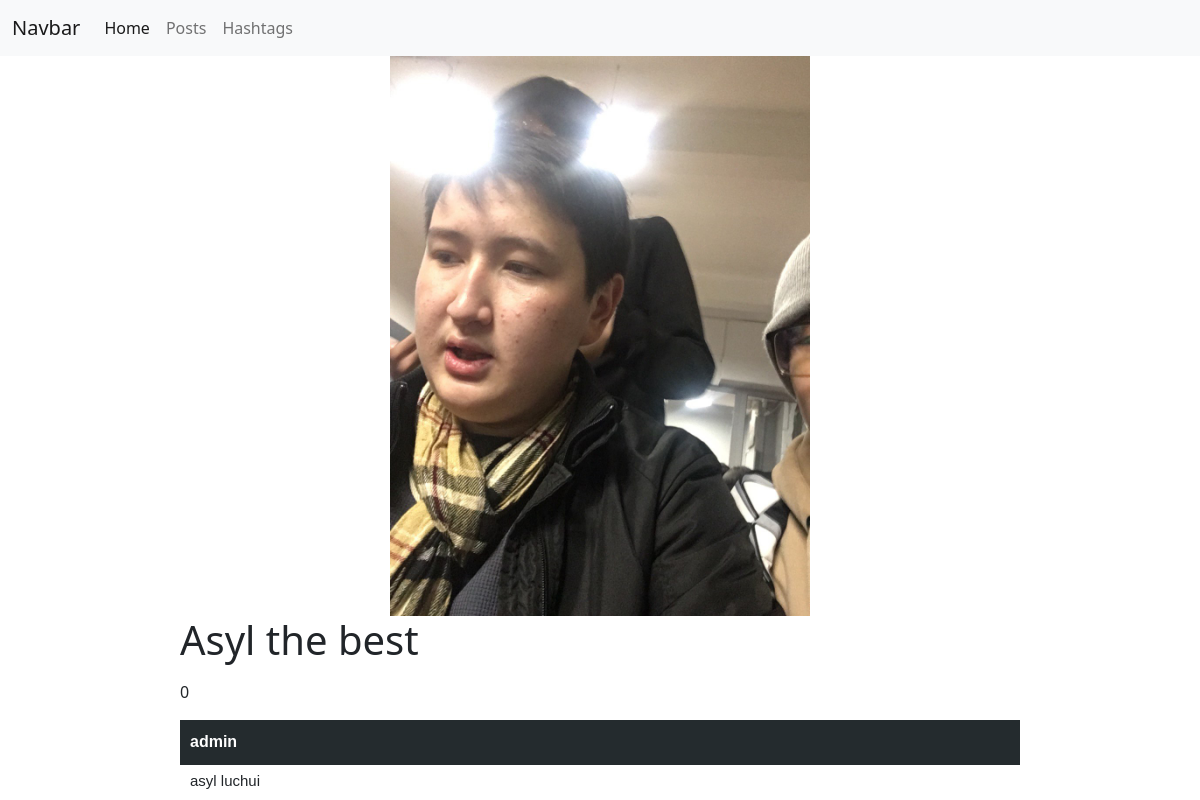
Page /posts/1/ on the earlier database version.
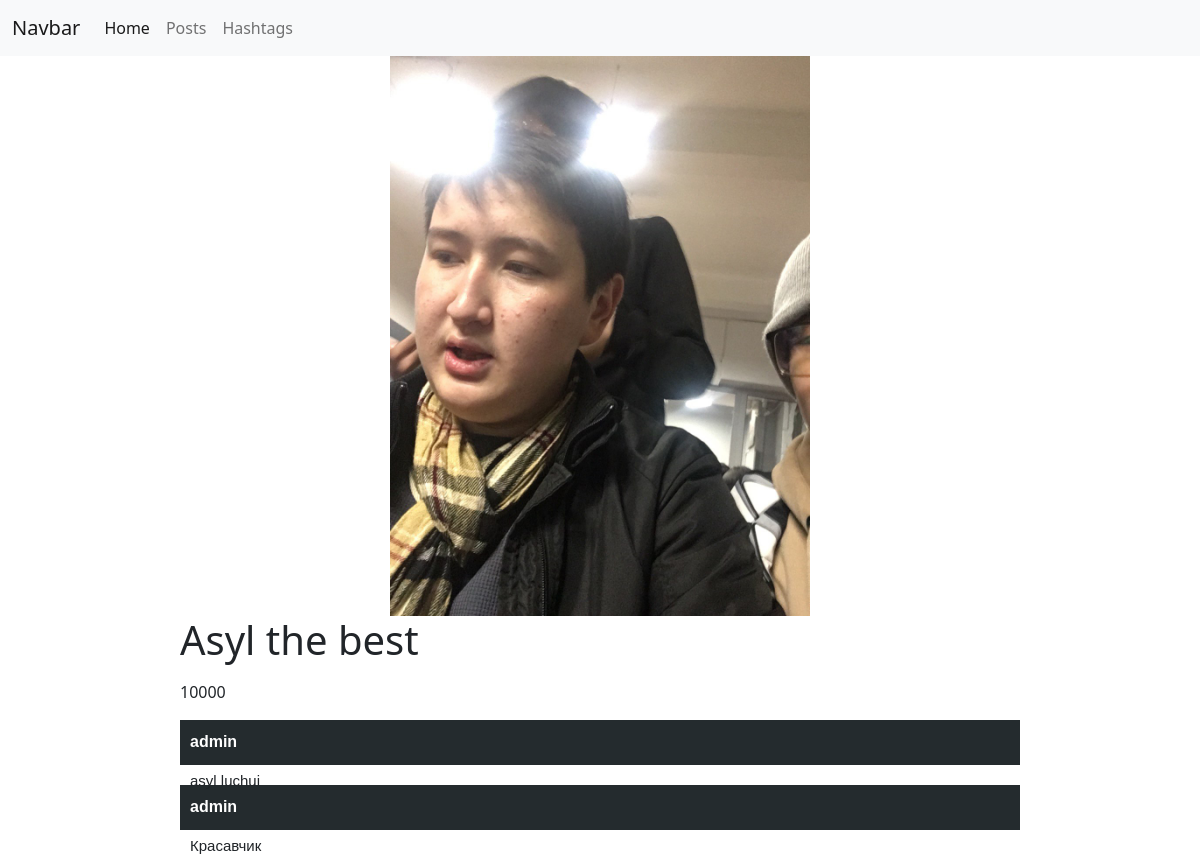
Same page on the later database version.
### posts/models.py (models this page shows, shortened)
class Post(models.Model):
    title = models.CharField(max_length=100)
    photo = models.ImageField()
    likes = models.IntegerField()
    hashtags = models.ManyToManyField('Hashtag', blank=True)

class Comment(models.Model):
    author = models.ForeignKey(User, on_delete=models.CASCADE)
    text = models.TextField(null=True)
    post = models.ForeignKey(Post, on_delete=models.CASCADE)

### posts/views.py (the view)
# urls.py: path('posts/<int:id>/', detail_view)
def detail_view(request, **kwargs):
    if request.method == 'GET':
        post = Post.objects.get(id=kwargs['id'])
        data = {
            'post': post,
            'comments': Comment.objects.filter(post=post)
        }
        return render(request, 'posts/detail.html', context=data)

### templates/posts/detail.html (shortened to what this page needs)
{% extends 'layouts/main.html' %}
{% block content %}
    <div class="post">
        <div class="image">
            <img src="/media/{{ post.photo }}/" alt="">
        </div>
        <div>
            <div style="display:flex; justify-content: space-between">
                <h1>{{ post.title }}</h1>
            </div>
            <div>
                <p>{{ post.likes }}</p>
            </div>
        </div>
    </div>
    <div class="comments">
        {% for comment in comments %}
            <div>
                <p class="author">{{ comment.author.username }}</p>
                <p class="text">{{ comment.text }}</p>
            </div>
        {% endfor %}
    </div>
{% endblock %}

Differences in the rows shown:
changed Post "Asyl the best": likes "0" → "10000"
added Comment: author.username "admin", text "Красавчик"
